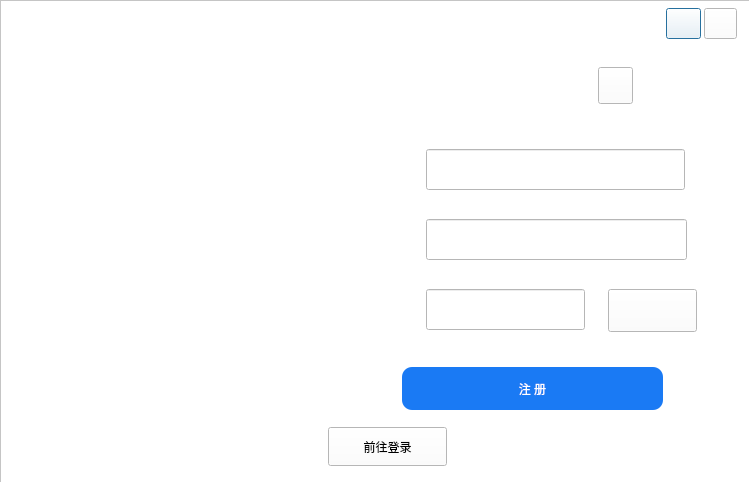
<?xml version="1.0" encoding="UTF-8"?>
<ui version="4.0">
 <class>Dialog</class>
 <widget class="QDialog" name="Dialog">
  <property name="geometry">
   <rect>
    <x>0</x>
    <y>0</y>
    <width>749</width>
    <height>482</height>
   </rect>
  </property>
  <property name="sizePolicy">
   <sizepolicy hsizetype="Preferred" vsizetype="Preferred">
    <horstretch>0</horstretch>
    <verstretch>0</verstretch>
   </sizepolicy>
  </property>
  <property name="minimumSize">
   <size>
    <width>749</width>
    <height>482</height>
   </size>
  </property>
  <property name="maximumSize">
   <size>
    <width>749</width>
    <height>482</height>
   </size>
  </property>
  <property name="windowTitle">
   <string>登录界面</string>
  </property>
  <property name="windowIcon">
   <iconset resource="RecSystem.qrc">
    <normaloff>:/login/icons/bird-logo.png</normaloff>:/login/icons/bird-logo.png</iconset>
  </property>
  <property name="windowOpacity">
   <double>4.000000000000000</double>
  </property>
  <property name="toolTipDuration">
   <number>-1</number>
  </property>
  <property name="styleSheet">
   <string notr="true">background-color: rgb(255, 255, 255);</string>
  </property>
  <widget class="QFrame" name="frame">
   <property name="enabled">
    <bool>true</bool>
   </property>
   <property name="geometry">
    <rect>
     <x>0</x>
     <y>0</y>
     <width>100000</width>
     <height>60000</height>
    </rect>
   </property>
   <property name="minimumSize">
    <size>
     <width>1000</width>
     <height>600</height>
    </size>
   </property>
   <property name="maximumSize">
    <size>
     <width>16777215</width>
     <height>16777215</height>
    </size>
   </property>
   <property name="frameShape">
    <enum>QFrame::StyledPanel</enum>
   </property>
   <property name="frameShadow">
    <enum>QFrame::Raised</enum>
   </property>
   <widget class="QPushButton" name="btn_minimize">
    <property name="geometry">
     <rect>
      <x>666</x>
      <y>8</y>
      <width>35</width>
      <height>31</height>
     </rect>
    </property>
    <property name="sizePolicy">
     <sizepolicy hsizetype="Minimum" vsizetype="Expanding">
      <horstretch>0</horstretch>
      <verstretch>0</verstretch>
     </sizepolicy>
    </property>
    <property name="minimumSize">
     <size>
      <width>25</width>
      <height>25</height>
     </size>
    </property>
    <property name="maximumSize">
     <size>
      <width>40</width>
      <height>16777215</height>
     </size>
    </property>
    <property name="toolTip">
     <string>最小化</string>
    </property>
    <property name="text">
     <string/>
    </property>
    <property name="icon">
     <iconset resource="RecSystem.qrc">
      <normaloff>:/login/icons/minmax.png</normaloff>:/login/icons/minmax.png</iconset>
    </property>
   </widget>
   <widget class="QLabel" name="label_movie">
    <property name="geometry">
     <rect>
      <x>6</x>
      <y>6</y>
      <width>321</width>
      <height>471</height>
     </rect>
    </property>
    <property name="sizePolicy">
     <sizepolicy hsizetype="Preferred" vsizetype="Preferred">
      <horstretch>0</horstretch>
      <verstretch>0</verstretch>
     </sizepolicy>
    </property>
    <property name="font">
     <font>
      <family>楷体</family>
      <pointsize>16</pointsize>
     </font>
    </property>
    <property name="toolTip">
     <string>&lt;html&gt;&lt;head/&gt;&lt;body&gt;&lt;p&gt;思绪无限&lt;/p&gt;&lt;p&gt;CSDN：&lt;a href=&quot;htps:wuxian.blog.csdn.net&quot;&gt;&lt;span style=&quot; text-decoration: underline; color:#0000ff;&quot;&gt;wuxian.blog.csdn.net&lt;/span&gt;&lt;/a&gt;&lt;/p&gt;&lt;p&gt;B站：&lt;a href=&quot;https://space.bilibili.com/456667721&quot;&gt;&lt;span style=&quot; text-decoration: underline; color:#0000ff;&quot;&gt;思绪亦无限&lt;/span&gt;&lt;/a&gt;&lt;/p&gt;&lt;/body&gt;&lt;/html&gt;</string>
    </property>
    <property name="layoutDirection">
     <enum>Qt::LeftToRight</enum>
    </property>
    <property name="styleSheet">
     <string notr="true">QLabel{
border-image: url(:/login/icons/person1.gif);
}</string>
    </property>
    <property name="text">
     <string>&lt;html&gt;&lt;head/&gt;&lt;body&gt;&lt;p align=&quot;center&quot;&gt;&lt;br/&gt;&lt;/p&gt;&lt;/body&gt;&lt;/html&gt;</string>
    </property>
    <property name="alignment">
     <set>Qt::AlignCenter</set>
    </property>
   </widget>
   <widget class="QTabWidget" name="tabWidget">
    <property name="geometry">
     <rect>
      <x>326</x>
      <y>2</y>
      <width>417</width>
      <height>475</height>
     </rect>
    </property>
    <property name="layoutDirection">
     <enum>Qt::LeftToRight</enum>
    </property>
    <property name="autoFillBackground">
     <bool>false</bool>
    </property>
    <property name="styleSheet">
     <string notr="true">
QTabWidget::pane{
min-width:70px;
min-height:25px;
border-top: 0px solid;
	background-color: transparent;
}

QTabBar::tab {
font-size:10px;
min-width:70px;

min-height:25px;

color: black;

font:12px &quot;Microsoft YaHei&quot;;

border: -1px solid;



}

QTabBar::tab:selected{

min-width:70px;

min-height:25px;
color: black;

font:11px &quot;Microsoft YaHei&quot;;

border: 0px solid;

border-bottom: 0px solid;

border-color: #4796f0;

}</string>
    </property>
    <property name="currentIndex">
     <number>1</number>
    </property>
    <property name="tabBarAutoHide">
     <bool>true</bool>
    </property>
    <widget class="QWidget" name="tab_login">
     <attribute name="title">
      <string/>
     </attribute>
     <widget class="QCheckBox" name="checkBox_remenber">
      <property name="geometry">
       <rect>
        <x>66</x>
        <y>272</y>
        <width>115</width>
        <height>35</height>
       </rect>
      </property>
      <property name="styleSheet">
       <string notr="true">
QCheckBox{
font: 10pt &quot;微软雅黑&quot;;
color: rgb(100, 100, 100);
spacing: 5px;
background-color: transparent;
}

QCheckBox::indicator {
width: 18px;
height: 18px;
}
QCheckBox::indicator:unchecked {
border-image: url(:/login/icons/check.png);
}

QCheckBox::indicator:checked {
border-image: url(:/login/icons/checked.png);
}
 </string>
      </property>
      <property name="text">
       <string>记住密码</string>
      </property>
      <property name="iconSize">
       <size>
        <width>18</width>
        <height>18</height>
       </size>
      </property>
      <property name="checked">
       <bool>true</bool>
      </property>
     </widget>
     <widget class="QLineEdit" name="lineEdit_password">
      <property name="geometry">
       <rect>
        <x>100</x>
        <y>208</y>
        <width>261</width>
        <height>41</height>
       </rect>
      </property>
      <property name="font">
       <font>
        <family>微软雅黑</family>
        <pointsize>12</pointsize>
       </font>
      </property>
      <property name="text">
       <string/>
      </property>
     </widget>
     <widget class="QLabel" name="label_log_passwordBack">
      <property name="geometry">
       <rect>
        <x>52</x>
        <y>208</y>
        <width>319</width>
        <height>43</height>
       </rect>
      </property>
      <property name="styleSheet">
       <string notr="true">border-image: url(:/images/icons/logo1.png);</string>
      </property>
      <property name="text">
       <string/>
      </property>
     </widget>
     <widget class="QLabel" name="label_log_user">
      <property name="geometry">
       <rect>
        <x>64</x>
        <y>146</y>
        <width>21</width>
        <height>21</height>
       </rect>
      </property>
      <property name="styleSheet">
       <string notr="true">border-image: url(:/login/icons/logo2.png);
background-color: transparent;</string>
      </property>
      <property name="text">
       <string/>
      </property>
     </widget>
     <widget class="QLineEdit" name="lineEdit_user_log">
      <property name="geometry">
       <rect>
        <x>100</x>
        <y>136</y>
        <width>259</width>
        <height>41</height>
       </rect>
      </property>
      <property name="font">
       <font>
        <family>微软雅黑</family>
        <pointsize>12</pointsize>
        <italic>false</italic>
        <bold>false</bold>
       </font>
      </property>
      <property name="text">
       <string/>
      </property>
     </widget>
     <widget class="QToolButton" name="toolButton_forgetCode">
      <property name="geometry">
       <rect>
        <x>252</x>
        <y>272</y>
        <width>121</width>
        <height>33</height>
       </rect>
      </property>
      <property name="cursor">
       <cursorShape>PointingHandCursor</cursorShape>
      </property>
      <property name="text">
       <string>忘记密码</string>
      </property>
      <property name="iconSize">
       <size>
        <width>16</width>
        <height>16</height>
       </size>
      </property>
     </widget>
     <widget class="QLabel" name="label_log_password">
      <property name="geometry">
       <rect>
        <x>64</x>
        <y>220</y>
        <width>21</width>
        <height>21</height>
       </rect>
      </property>
      <property name="styleSheet">
       <string notr="true">border-image: url(:/login/icons/logo3.png);
background-color: transparent;</string>
      </property>
      <property name="text">
       <string/>
      </property>
     </widget>
     <widget class="QPushButton" name="pushButton_login">
      <property name="geometry">
       <rect>
        <x>76</x>
        <y>338</y>
        <width>261</width>
        <height>43</height>
       </rect>
      </property>
      <property name="styleSheet">
       <string notr="true">QPushButton{
	background-color:rgb(26, 122, 244);
	border-radius:10px; 
    border:1px;
	font:17px &quot;微软雅黑&quot;;
	color:rgba(255,255,255);
}

QPushButton::pressed{
	border-color:rgba(255,255,255,30);
	background-color: rgb(0, 170, 255);
	border-style:inset;
	color:rgba(0,0,0,100);
}

QPushButton::hover{
	background-color: rgb(73, 154, 237);
	border-color:rgba(255,255,255,200);
	color:rgba(255,255,255);
}</string>
      </property>
      <property name="text">
       <string>登 录</string>
      </property>
     </widget>
     <widget class="QLabel" name="label_pic">
      <property name="geometry">
       <rect>
        <x>166</x>
        <y>16</y>
        <width>85</width>
        <height>85</height>
       </rect>
      </property>
      <property name="minimumSize">
       <size>
        <width>85</width>
        <height>85</height>
       </size>
      </property>
      <property name="maximumSize">
       <size>
        <width>85</width>
        <height>85</height>
       </size>
      </property>
      <property name="font">
       <font>
        <family>Adobe 黑体 Std R</family>
        <pointsize>18</pointsize>
        <italic>false</italic>
        <bold>true</bold>
       </font>
      </property>
      <property name="styleSheet">
       <string notr="true">border-image: url(:/login/icons/user.png);
background-color: transparent;
border-radius:40px;</string>
      </property>
      <property name="text">
       <string/>
      </property>
      <property name="alignment">
       <set>Qt::AlignCenter</set>
      </property>
     </widget>
     <widget class="QLabel" name="label_log_userBack">
      <property name="geometry">
       <rect>
        <x>52</x>
        <y>136</y>
        <width>319</width>
        <height>43</height>
       </rect>
      </property>
      <property name="styleSheet">
       <string notr="true">border-image: url(:/images/icons/logo1.png);</string>
      </property>
      <property name="text">
       <string/>
      </property>
     </widget>
     <widget class="QToolButton" name="toolButton_go2reg">
      <property name="geometry">
       <rect>
        <x>2</x>
        <y>400</y>
        <width>121</width>
        <height>41</height>
       </rect>
      </property>
      <property name="cursor">
       <cursorShape>PointingHandCursor</cursorShape>
      </property>
      <property name="text">
       <string>注册账号</string>
      </property>
     </widget>
     <widget class="QLabel" name="label_log_info">
      <property name="geometry">
       <rect>
        <x>162</x>
        <y>402</y>
        <width>179</width>
        <height>39</height>
       </rect>
      </property>
      <property name="styleSheet">
       <string notr="true">background-color: transparent;
color: rgb(255, 0, 127);
font: 9pt &quot;微软雅黑&quot;;</string>
      </property>
      <property name="text">
       <string/>
      </property>
     </widget>
     <zorder>label_log_passwordBack</zorder>
     <zorder>label_log_userBack</zorder>
     <zorder>checkBox_remenber</zorder>
     <zorder>lineEdit_password</zorder>
     <zorder>label_log_user</zorder>
     <zorder>lineEdit_user_log</zorder>
     <zorder>toolButton_forgetCode</zorder>
     <zorder>label_log_password</zorder>
     <zorder>pushButton_login</zorder>
     <zorder>label_pic</zorder>
     <zorder>toolButton_go2reg</zorder>
     <zorder>label_log_info</zorder>
    </widget>
    <widget class="QWidget" name="tab_reg">
     <attribute name="title">
      <string/>
     </attribute>
     <widget class="QLineEdit" name="lineEdit_user_reg">
      <property name="geometry">
       <rect>
        <x>100</x>
        <y>122</y>
        <width>259</width>
        <height>41</height>
       </rect>
      </property>
      <property name="font">
       <font>
        <family>微软雅黑</family>
        <pointsize>12</pointsize>
        <italic>false</italic>
        <bold>false</bold>
       </font>
      </property>
      <property name="text">
       <string/>
      </property>
     </widget>
     <widget class="QLabel" name="label_reg_passwordBack">
      <property name="geometry">
       <rect>
        <x>52</x>
        <y>192</y>
        <width>319</width>
        <height>43</height>
       </rect>
      </property>
      <property name="styleSheet">
       <string notr="true">border-image: url(:/login/icons/logo1.png);</string>
      </property>
      <property name="text">
       <string/>
      </property>
     </widget>
     <widget class="QLabel" name="label_reg_user">
      <property name="geometry">
       <rect>
        <x>64</x>
        <y>132</y>
        <width>21</width>
        <height>21</height>
       </rect>
      </property>
      <property name="styleSheet">
       <string notr="true">border-image: url(:/login/icons/logo2.png);
background-color: transparent;</string>
      </property>
      <property name="text">
       <string/>
      </property>
     </widget>
     <widget class="QLineEdit" name="lineEdit_password_reg">
      <property name="geometry">
       <rect>
        <x>100</x>
        <y>192</y>
        <width>261</width>
        <height>41</height>
       </rect>
      </property>
      <property name="font">
       <font>
        <family>微软雅黑</family>
        <pointsize>12</pointsize>
       </font>
      </property>
      <property name="text">
       <string/>
      </property>
     </widget>
     <widget class="QLabel" name="label_pic_reg">
      <property name="geometry">
       <rect>
        <x>166</x>
        <y>10</y>
        <width>85</width>
        <height>85</height>
       </rect>
      </property>
      <property name="minimumSize">
       <size>
        <width>85</width>
        <height>85</height>
       </size>
      </property>
      <property name="maximumSize">
       <size>
        <width>85</width>
        <height>85</height>
       </size>
      </property>
      <property name="font">
       <font>
        <family>Adobe 黑体 Std R</family>
        <pointsize>18</pointsize>
        <italic>false</italic>
        <bold>true</bold>
       </font>
      </property>
      <property name="styleSheet">
       <string notr="true">border-image: url(:/login/icons/user.png);
background-color: transparent;
border-radius:40px;</string>
      </property>
      <property name="text">
       <string/>
      </property>
      <property name="alignment">
       <set>Qt::AlignCenter</set>
      </property>
     </widget>
     <widget class="QToolButton" name="toolButton_go2login">
      <property name="geometry">
       <rect>
        <x>2</x>
        <y>400</y>
        <width>119</width>
        <height>39</height>
       </rect>
      </property>
      <property name="cursor">
       <cursorShape>PointingHandCursor</cursorShape>
      </property>
      <property name="text">
       <string>前往登录</string>
      </property>
     </widget>
     <widget class="QLabel" name="label_reg_password">
      <property name="geometry">
       <rect>
        <x>64</x>
        <y>204</y>
        <width>21</width>
        <height>21</height>
       </rect>
      </property>
      <property name="styleSheet">
       <string notr="true">border-image: url(:/login/icons/logo3.png);
background-color: transparent;</string>
      </property>
      <property name="text">
       <string/>
      </property>
     </widget>
     <widget class="QLabel" name="label_reg_userBack">
      <property name="geometry">
       <rect>
        <x>52</x>
        <y>122</y>
        <width>319</width>
        <height>43</height>
       </rect>
      </property>
      <property name="styleSheet">
       <string notr="true">border-image: url(:/login/icons/logo1.png);</string>
      </property>
      <property name="text">
       <string/>
      </property>
     </widget>
     <widget class="QPushButton" name="pushButton_reg">
      <property name="geometry">
       <rect>
        <x>76</x>
        <y>340</y>
        <width>261</width>
        <height>43</height>
       </rect>
      </property>
      <property name="styleSheet">
       <string notr="true">QPushButton{
	background-color:rgb(26, 122, 244);
	border-radius:10px; 
    border:1px;
	font:17px &quot;微软雅黑&quot;;
	color:rgba(255,255,255);
}

QPushButton::pressed{
	border-color:rgba(255,255,255,30);
	background-color: rgb(0, 170, 255);
	border-style:inset;
	color:rgba(0,0,0,100);
}

QPushButton::hover{
	background-color: rgb(73, 154, 237);
	border-color:rgba(255,255,255,200);
	color:rgba(255,255,255);
}</string>
      </property>
      <property name="text">
       <string>注 册</string>
      </property>
     </widget>
     <widget class="QLabel" name="label_reg_vercodeBack">
      <property name="geometry">
       <rect>
        <x>52</x>
        <y>262</y>
        <width>223</width>
        <height>43</height>
       </rect>
      </property>
      <property name="styleSheet">
       <string notr="true">border-image: url(:/login/icons/logo1.png);</string>
      </property>
      <property name="text">
       <string/>
      </property>
     </widget>
     <widget class="QLabel" name="label_reg_vercode">
      <property name="geometry">
       <rect>
        <x>64</x>
        <y>272</y>
        <width>21</width>
        <height>23</height>
       </rect>
      </property>
      <property name="styleSheet">
       <string notr="true">border-image: url(:/login/icons/logo4.png);
background-color: transparent;</string>
      </property>
      <property name="text">
       <string/>
      </property>
     </widget>
     <widget class="QLineEdit" name="lineEdit_code_reg">
      <property name="geometry">
       <rect>
        <x>100</x>
        <y>262</y>
        <width>159</width>
        <height>41</height>
       </rect>
      </property>
      <property name="font">
       <font>
        <family>微软雅黑</family>
        <pointsize>12</pointsize>
       </font>
      </property>
      <property name="text">
       <string/>
      </property>
     </widget>
     <widget class="QToolButton" name="toolButton_verCode">
      <property name="geometry">
       <rect>
        <x>282</x>
        <y>262</y>
        <width>89</width>
        <height>43</height>
       </rect>
      </property>
      <property name="sizePolicy">
       <sizepolicy hsizetype="Preferred" vsizetype="Preferred">
        <horstretch>0</horstretch>
        <verstretch>0</verstretch>
       </sizepolicy>
      </property>
      <property name="cursor">
       <cursorShape>PointingHandCursor</cursorShape>
      </property>
      <property name="text">
       <string/>
      </property>
      <property name="icon">
       <iconset resource="RecSystem.qrc">
        <normaloff>:/login/icons/captcha_1.png</normaloff>:/login/icons/captcha_1.png</iconset>
      </property>
      <property name="iconSize">
       <size>
        <width>89</width>
        <height>43</height>
       </size>
      </property>
     </widget>
     <widget class="QLabel" name="label_reg_info">
      <property name="geometry">
       <rect>
        <x>158</x>
        <y>404</y>
        <width>179</width>
        <height>39</height>
       </rect>
      </property>
      <property name="styleSheet">
       <string notr="true">background-color: transparent;
color: rgb(255, 0, 127);
font: 9pt &quot;微软雅黑&quot;;</string>
      </property>
      <property name="text">
       <string/>
      </property>
     </widget>
     <widget class="QToolButton" name="toolButton_loadLogo">
      <property name="geometry">
       <rect>
        <x>272</x>
        <y>40</y>
        <width>35</width>
        <height>37</height>
       </rect>
      </property>
      <property name="maximumSize">
       <size>
        <width>45</width>
        <height>45</height>
       </size>
      </property>
      <property name="cursor">
       <cursorShape>PointingHandCursor</cursorShape>
      </property>
      <property name="toolTip">
       <string>修改头像</string>
      </property>
      <property name="autoFillBackground">
       <bool>false</bool>
      </property>
      <property name="text">
       <string/>
      </property>
      <property name="icon">
       <iconset resource="RecSystem.qrc">
        <normaloff>:/images/icons/gallery.png</normaloff>:/images/icons/gallery.png</iconset>
      </property>
      <property name="iconSize">
       <size>
        <width>30</width>
        <height>30</height>
       </size>
      </property>
      <property name="popupMode">
       <enum>QToolButton::DelayedPopup</enum>
      </property>
      <property name="toolButtonStyle">
       <enum>Qt::ToolButtonTextUnderIcon</enum>
      </property>
      <property name="autoRaise">
       <bool>false</bool>
      </property>
      <property name="arrowType">
       <enum>Qt::NoArrow</enum>
      </property>
     </widget>
     <zorder>label_reg_userBack</zorder>
     <zorder>lineEdit_user_reg</zorder>
     <zorder>label_reg_passwordBack</zorder>
     <zorder>label_reg_user</zorder>
     <zorder>lineEdit_password_reg</zorder>
     <zorder>label_pic_reg</zorder>
     <zorder>toolButton_go2login</zorder>
     <zorder>label_reg_password</zorder>
     <zorder>pushButton_reg</zorder>
     <zorder>label_reg_vercodeBack</zorder>
     <zorder>label_reg_vercode</zorder>
     <zorder>lineEdit_code_reg</zorder>
     <zorder>toolButton_verCode</zorder>
     <zorder>label_reg_info</zorder>
     <zorder>toolButton_loadLogo</zorder>
    </widget>
   </widget>
   <widget class="QPushButton" name="btn_close">
    <property name="geometry">
     <rect>
      <x>704</x>
      <y>8</y>
      <width>33</width>
      <height>31</height>
     </rect>
    </property>
    <property name="sizePolicy">
     <sizepolicy hsizetype="Minimum" vsizetype="Expanding">
      <horstretch>0</horstretch>
      <verstretch>0</verstretch>
     </sizepolicy>
    </property>
    <property name="minimumSize">
     <size>
      <width>25</width>
      <height>25</height>
     </size>
    </property>
    <property name="maximumSize">
     <size>
      <width>40</width>
      <height>16777215</height>
     </size>
    </property>
    <property name="toolTip">
     <string>关闭</string>
    </property>
    <property name="text">
     <string/>
    </property>
    <property name="icon">
     <iconset resource="RecSystem.qrc">
      <normaloff>:/login/icons/extractLeft.png</normaloff>:/login/icons/extractLeft.png</iconset>
    </property>
   </widget>
   <zorder>tabWidget</zorder>
   <zorder>btn_minimize</zorder>
   <zorder>label_movie</zorder>
   <zorder>btn_close</zorder>
  </widget>
 </widget>
 <resources>
  <include location="RecSystem.qrc"/>
 </resources>
 <connections/>
</ui>
